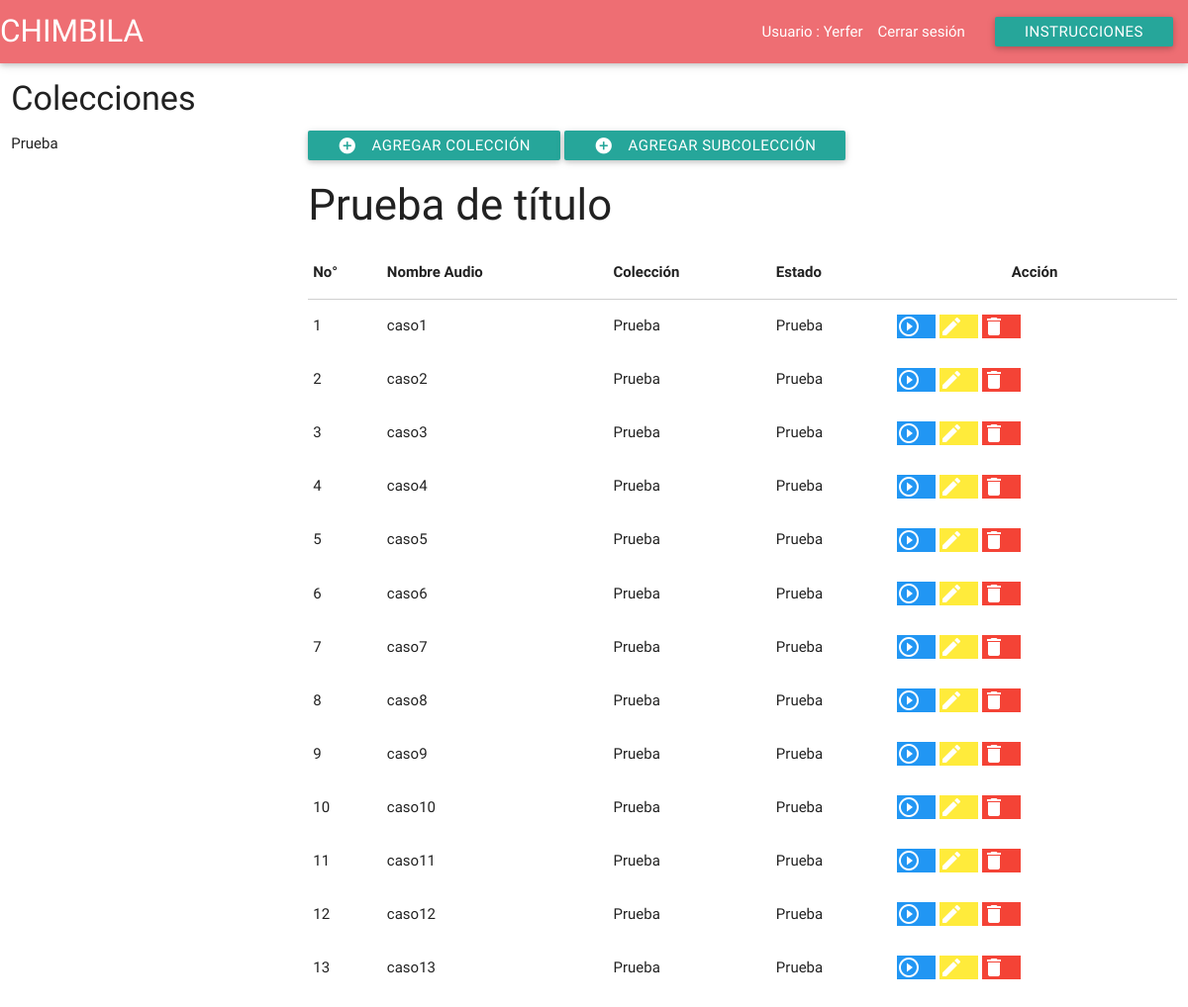
Screenshot of /audios.php (signed in) with the database file from the repository.
### tables this page shows
CREATE TABLE IF NOT EXISTS `usuario` (
  `id` INT(6) UNSIGNED NOT NULL AUTO_INCREMENT,
  `nombre` VARCHAR(30) NOT NULL,
  `apellido` VARCHAR(30) NOT NULL,
  `nickname` VARCHAR(50) NOT NULL,
  `email` VARCHAR(50) NOT NULL,
  `password` CHAR(41) NOT NULL,
  PRIMARY KEY (`id`),
  UNIQUE INDEX `email` (`email` ASC),
  UNIQUE INDEX `nickname_UNIQUE` (`nickname` ASC));

CREATE TABLE IF NOT EXISTS `jerarquia` (
  `id` INT(11) NOT NULL AUTO_INCREMENT,
  `nombre_coleccion` VARCHAR(150) NOT NULL,
  `antecesor_id` INT NULL,
  `usuario_id` INT(6) UNSIGNED NOT NULL,
  PRIMARY KEY (`id`, `usuario_id`));

CREATE TABLE IF NOT EXISTS `audio` (
  `id` INT(11) NOT NULL AUTO_INCREMENT,
  `nombre_original` VARCHAR(45) NOT NULL,
  `nombre_audio` VARCHAR(45) NOT NULL,
  `ruta` VARCHAR(45) NULL DEFAULT NULL,
  PRIMARY KEY (`id`));

### www/session.php (called while the page is built, shortened)
<?php
$db = mysqli_connect("localhost:3306", "root", "","chimbilaDB") or die('Error en conexion a la DB');
$user_check=$_SESSION['login_user'];
$ses_sql=mysqli_query($db,"select id,email,nickname from usuario where email='$user_check'");
$row = mysqli_fetch_assoc($ses_sql);
$login_session=$row['nickname'];
$identificacion=$row['id'];
?>

### www/audios.php (the view, shortened to what this page needs)
<?php
include('session.php');
$resultado = mysqli_query($db,"SELECT a.nombre_audio, a.id,j.nombre_coleccion FROM audio a, coleccion c, jerarquia j WHERE a.id=c.audio_id AND c.jerarquia_id=j.id AND j.usuario_id=".$identificacion."");
$coleccion = mysqli_query($db,"SELECT nombre_coleccion FROM jerarquia WHERE jerarquia.usuario_id=".$identificacion."");
$contador=1;
?>
<!DOCTYPE html>
<html>
<head>
    <link rel="stylesheet" href="https://maxcdn.bootstrapcdn.com/font-awesome/4.5.0/css/font-awesome.min.css">
    <link rel="stylesheet" href="css/materialize.min.css">
    <link rel="stylesheet" type="text/css" href="css/audio-annotator.css">
</head>
<body>
    <nav>
        <div class="nav-wrapper">
          <a href="#" class="brand-logo">CHIMBILA</a>
          <ul id="nav-mobile" class="right hide-on-med-and-down">
            <li>Usuario : <?php echo $login_session; ?></li>
            <li><a href="logout.php">Cerrar sesión</a></li>
            <li><a class ="modal-trigger btn" id="trigger" href="#instructions-modal">Instrucciones</a></li>
          </ul>
        </div>
      </nav>
    <div class="row">
        <div class="col s3">
            <h4>Colecciones</h4>
            <ul>
                <?php
                foreach ($coleccion as $key => $col) {
                    echo "<li>".utf8_encode($col['nombre_coleccion'])."</li>";
                }
                ?>
            </ul>
        </div>
        <br>
        <br><br>
        <div class="col s9">
            <div>
                <a class="modal-trigger waves-effect waves-light btn" id="trigger" href="#CrearColeccion-modal"><i class="material-icons left">add_circle</i>Agregar Colección</a>
                <a class="waves-effect waves-light btn"><i class="material-icons left">add_circle</i>Agregar Subcolección</a>
            </div>
            <div>
                <h3>Prueba de título</h3>
                <table>
                    <thead>
                        <th>No°</th>
                        <th>Nombre Audio</th>
                        <th>Colección</th>
                        <th>Estado</th>
                        <th><center>Acción</center></th>
                    </thead>
                    <tbody>
                        <?php
                        foreach ($resultado as $key => $value) {
                            echo "<tr>";
                            echo "  <td>".$contador."</td>";
                            echo "  <td>".$value['nombre_audio']."</td>";
                            echo "  <td>".utf8_encode($value['nombre_coleccion'])."</td>";
                            echo "  <td>".utf8_encode($value['nombre_coleccion'])."</td>";
                            echo "  <td><a class='waves-effect waves-light blue btn-small white-text' onclick =' anotarAudios(" .$value['id'] ."); '><i class='material-icons left'>play_circle_outline</i></a>  <a class='waves-effect waves-light yellow btn-small white-text' onclick =' editarColeccion(" .$value['id'] ."); '><i class='material-icons left'>edit</i></a>  <a class='waves-effect waves-light red btn-small white-text' onclick =' eliminarColeccion(" .$value['id'] ."); '><i class='material-icons left'>delete</i></a></td>";
                            echo "</tr>";
                            $contador++;
                        }
                        ?>
                    </tbody>
                </table>
            </div>
        </div>
    </div>
</body>
</html>

### www/css/audio-annotator.css (style rules this page uses)
.btn { height: 30px; line-height: 30px; }
html, body { background-color: #fff; }
nav { z-index: 10000; }

### rows the page displays
usuario: nickname "Yerfer"
jerarquia: nombre_coleccion "Prueba"
audio: nombre_audio "caso1", jerarquia.nombre_coleccion "Prueba"
audio: nombre_audio "caso2", jerarquia.nombre_coleccion "Prueba"
audio: nombre_audio "caso3", jerarquia.nombre_coleccion "Prueba"
audio: nombre_audio "caso4", jerarquia.nombre_coleccion "Prueba"
audio: nombre_audio "caso5", jerarquia.nombre_coleccion "Prueba"
audio: nombre_audio "caso6", jerarquia.nombre_coleccion "Prueba"
audio: nombre_audio "caso7", jerarquia.nombre_coleccion "Prueba"
audio: nombre_audio "caso8", jerarquia.nombre_coleccion "Prueba"
audio: nombre_audio "caso9", jerarquia.nombre_coleccion "Prueba"
audio: nombre_audio "caso10", jerarquia.nombre_coleccion "Prueba"
audio: nombre_audio "caso11", jerarquia.nombre_coleccion "Prueba"
audio: nombre_audio "caso12", jerarquia.nombre_coleccion "Prueba"
audio: nombre_audio "caso13", jerarquia.nombre_coleccion "Prueba"
